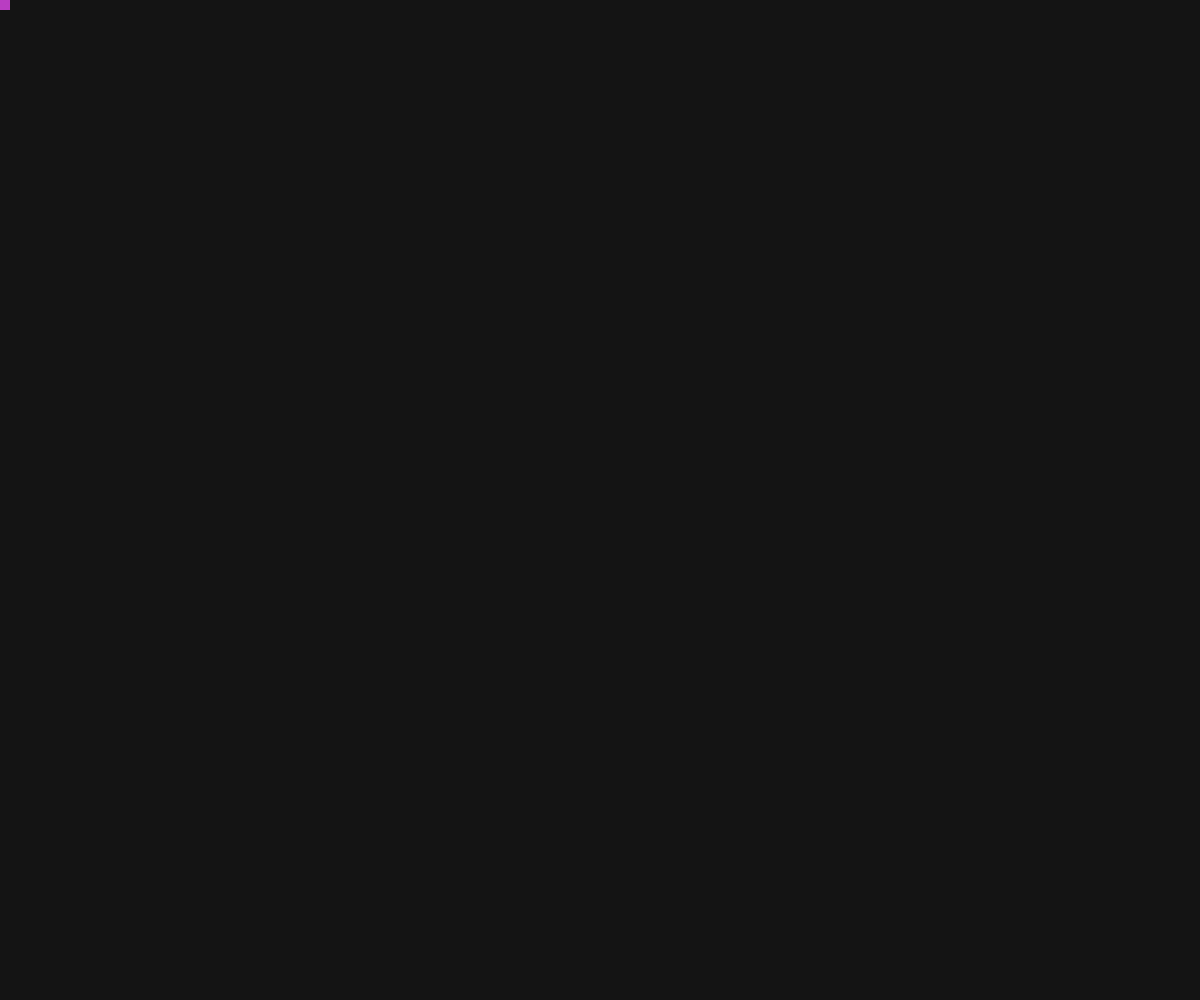
Frame 1 (no input)
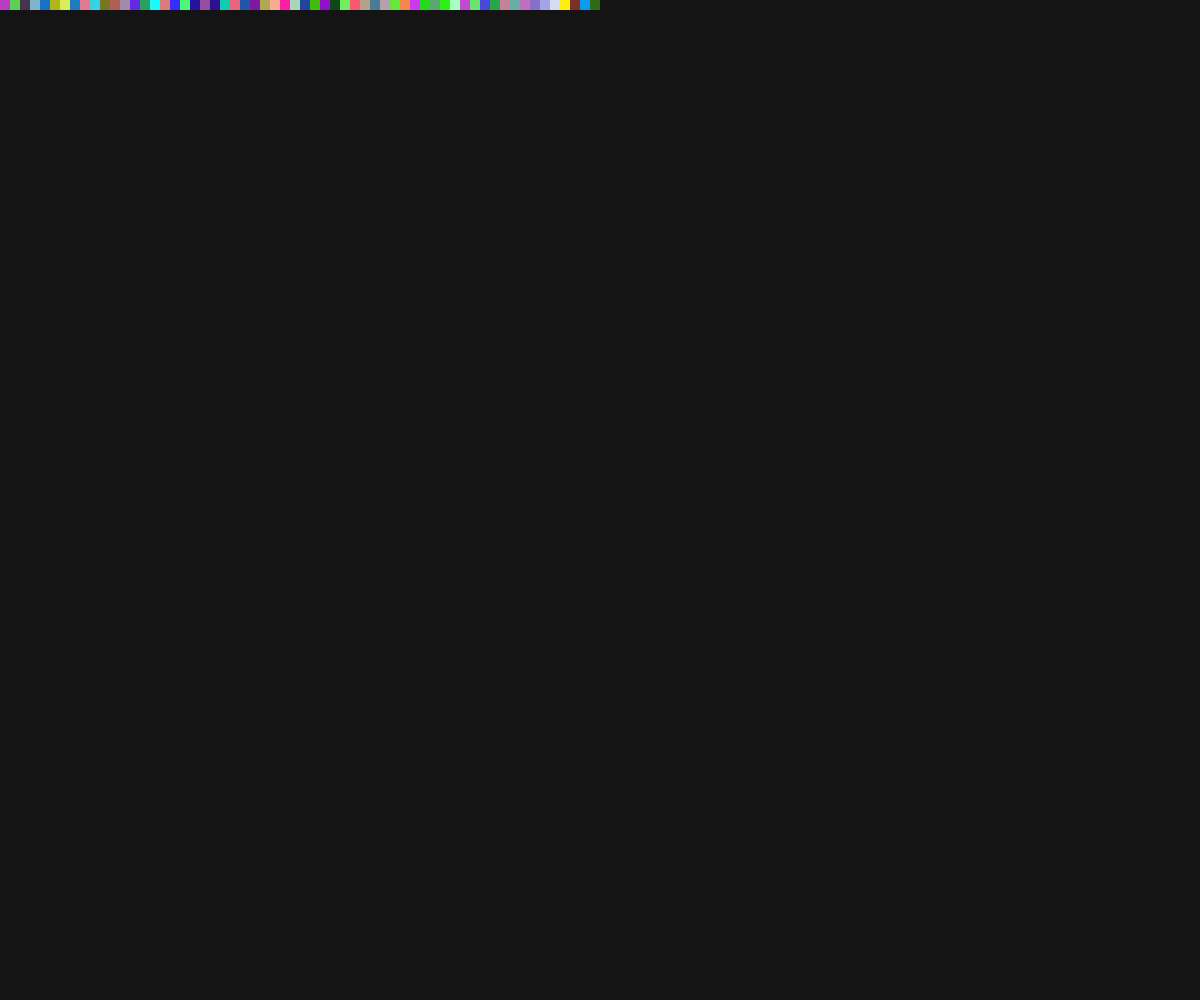
Frame 60 (no input)
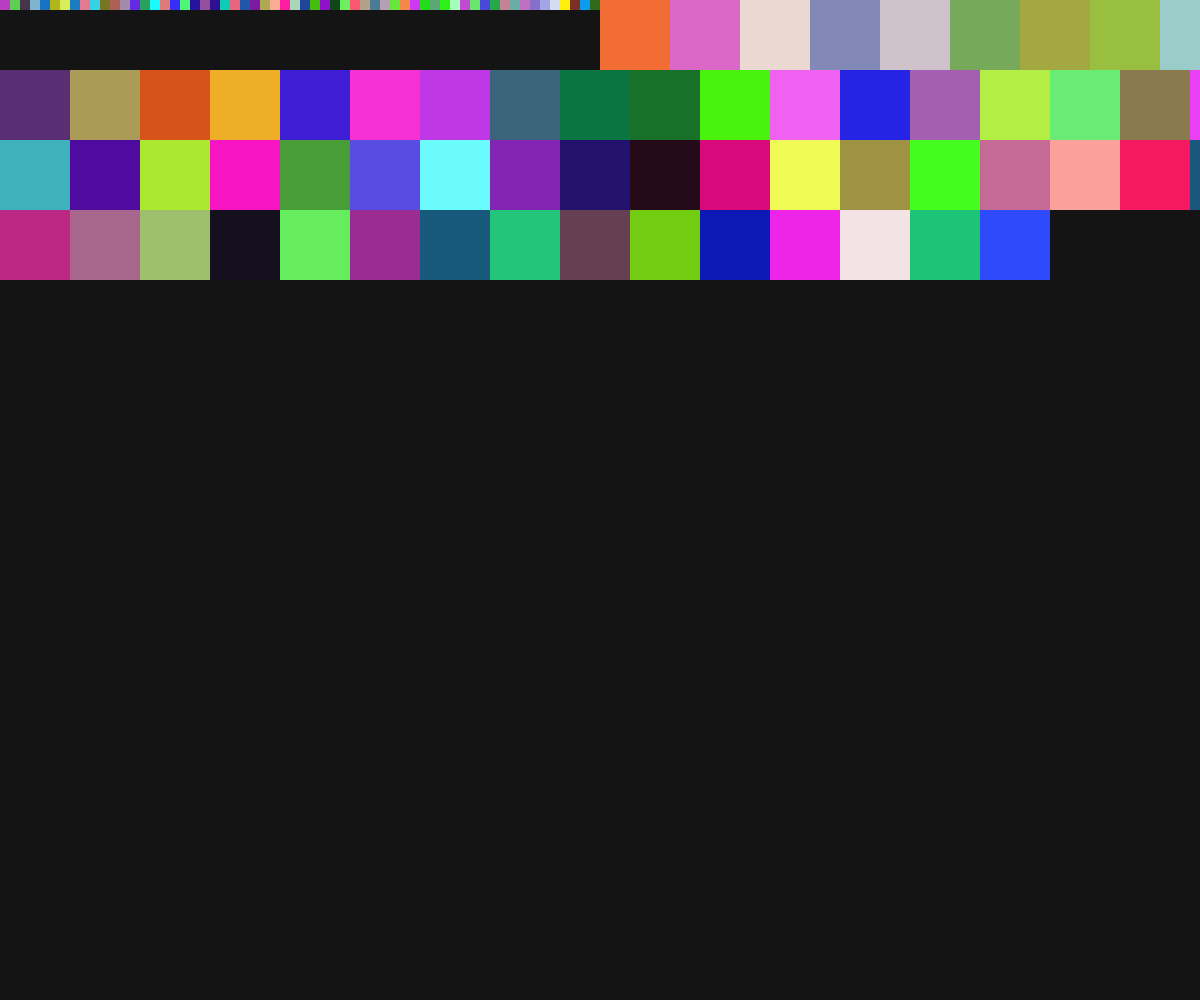
Frame 120 (the mouse pressed at the canvas centre since frame 60)

The p5.js sketch that drew these frames (run headless with seeded random() and noise() and a simulated clock; from frame 60 on, the mouse is pressed at the canvas centre):

// p5.js sketch
// ── sketch.js
let x, y, size;

function setup() {
  createCanvas(innerWidth, innerHeight);
  noStroke();
  background(20);
  x = 0;
  y = 0;
  size = 20;
}

function draw() {
  size = 10 + mouseX / 10;
  fill(random(10,255), random(10,255),random(10,255));
  rect(x, y, size, size);
  x = x + size;
  if (x > width) {
    x = 0;
    y = y + size;
  }
  if (y > height) {
    y = 0;
  }
}
